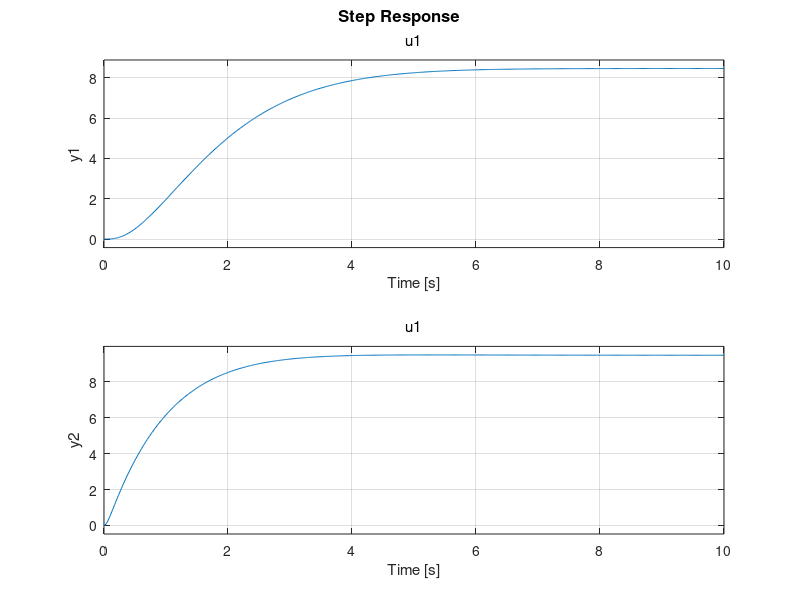
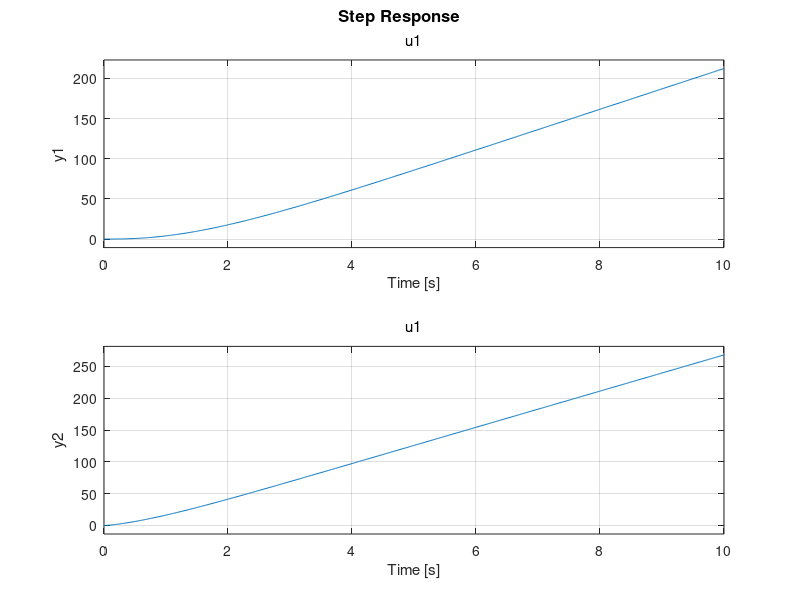

Write the MATLAB code that produced these figures, in order. (Note: this script raises an error after producing the figures.)
clear all; close all; clc;

ap = [-1.0189 0.90506; 0.82225 -1.0774]; %x1 = alpha x2 = q
bp = [-2.1499e-3; -1.7555e-1 ];  % Elevator input
cp = [57.29578 0; 0 57.29578];  % y1 = alpha, y2 = q
dp = [0 ;0];
sysp = ss(ap, bp, cp, dp); %plant
sysa = ss(-20.2, 20.2, -1, 0); %actuator and sign change
[sys1]=series(sysa, sysp); %actuator then plant
sysf = ss(-10, [10 0], [1; 0], [0 0; 0 1]);  %alpha filter
[sys2] = series(sys1, sysf);  %actuator + plant + filter
[a b c d] = ssdata(sys2);  %axtract a, b, c, d
acl = a -b*[0.08 0]*c;  %close alpha-loop

[z, p, k]=ss2zp(acl, b, c(2,:),0);  % q/u1 transf. fn
sys3 = ss(acl, b, c,[0;0]);
figure 
step(sys3, 10)
sysi = ss(0, 3, 1, 1);
sys4 = series(sysi, sys3);
figure 
step(sys4, 10)
[aa bb cc dd]=ssdata(sys4);
k = linspace(0, .9,1000);
r = rlocus(aa, bb, cc(2,:),0,k);
figure
plot(r)
axis = ([-16, 0, -8, 8]);
grid on

%%

acl2 = aa-bb*0.5*cc(2,:);   % close outer loop
sys = ss(acl2, 0.5*bb, cc(2,:),0);   %unity feedback
figure
step(sys, 3)
grid on
